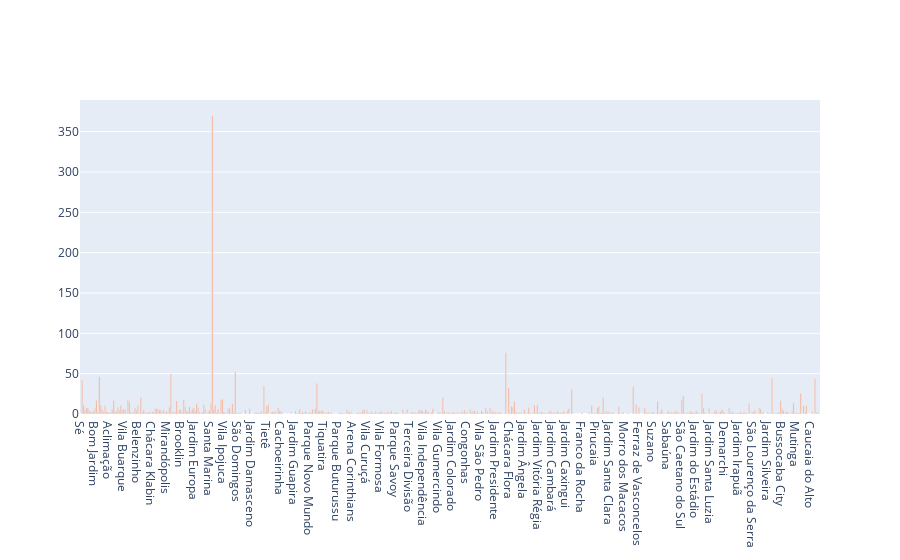

Source (notebook cell):
### Code cell
fig = go.Figure()


fig.add_trace(go.Bar(
    x=dg['Nome'],
    y=od.drop(columns=['Origem', 'Total']).sum(axis=1) / dg['População'],
    name='Viagens Produzidas',
    marker_color='lightsalmon'
))

### Figure 1 — Plotly figure (JSON) as saved in the notebook; plotly's stock layout.template omitted (floating-point values rounded to 4 significant figures; data arrays with more than 128 entries replaced by an {"elided": "..."} marker saying what was removed)
{"data": [{"marker": {"color": "lightsalmon"}, "name": "Viagens Produzidas", "type": "bar", "x": {"elided": "517 str values"}, "y": {"elided": "518 float values"}}], "layout": {}}
